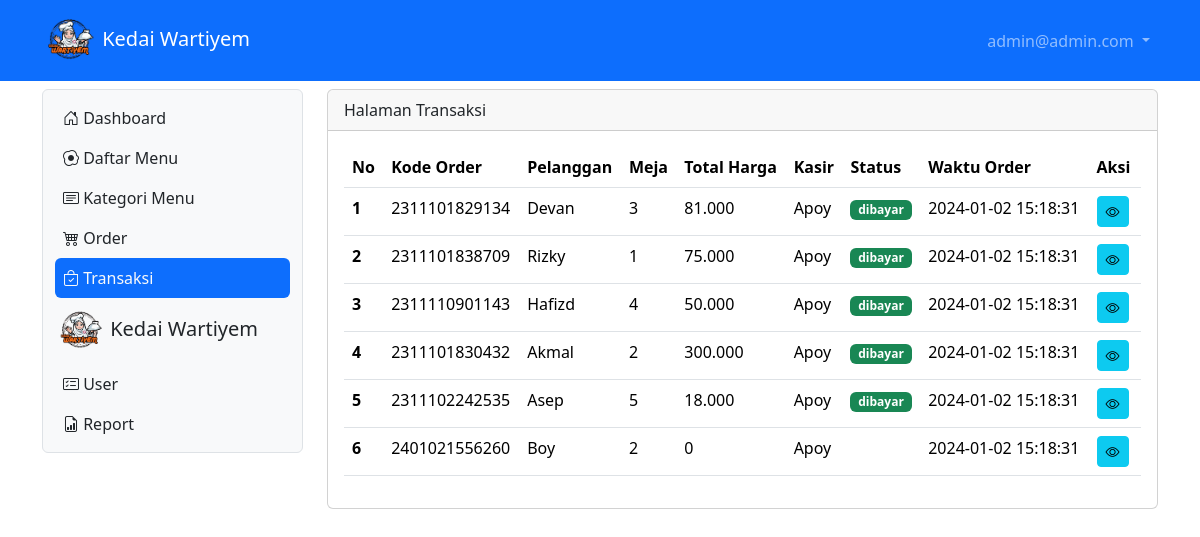
The page /app/transaksi (signed in) on the database its author committed.
### tables this page shows
CREATE TABLE `tb_user` (
  `id` int(11) NOT NULL,
  `Nama` varchar(200) DEFAULT NULL,
  `username` varchar(200) DEFAULT NULL,
  `password` varchar(200) DEFAULT NULL,
  `level` int(11) DEFAULT NULL,
  `No_Hp` varchar(15) DEFAULT NULL,
  `alamat` varchar(300) DEFAULT NULL
);

CREATE TABLE `tb_order` (
  `id_order` bigint(20) NOT NULL DEFAULT 0,
  `pelanggan` varchar(200) DEFAULT NULL,
  `meja` int(11) DEFAULT NULL,
  `pelayan` int(11) DEFAULT NULL,
  `waktu_order` timestamp NULL DEFAULT current_timestamp() ON UPDATE current_timestamp()
);

### app/Transaksi.php (the view, shortened to what this page needs)
<?php
include "../proses/connect.php";
$query = mysqli_query($conn, "SELECT tb_order.*,tb_bayar.*,nama, SUM(harga*jumlah) AS harganya FROM tb_order
    LEFT JOIN tb_user ON tb_user.id = tb_order.pelayan
    LEFT JOIN tb_list_order ON tb_list_order.kode_order = tb_order.id_order
    LEFT JOIN tb_daftar_menu ON tb_daftar_menu.id = tb_list_order.menu
    LEFT JOIN tb_bayar ON tb_bayar.id_bayar = tb_order.id_order
    GROUP BY id_order ORDER BY waktu_order DESC");
while ($record = mysqli_fetch_array($query)) {
    $result[] = $record;
}
?>
<div class="col-lg-9 mt-2">
    <div class="card">
        <div class="card-header">
            Halaman Transaksi
        </div>
        <div class="card-body">
        <?php
        if (empty($result)) {
            echo "Data menu makanan atau minuman tidak ada";
        } else {
                ?>
            <div class="table-responsive">
                <table class="table table-hover">
                    <thead>
                        <tr class="text-nowrap">
                            <th scope="col">No</th>
                            <th scope="col">Kode Order</th>
                            <th scope="col">Pelanggan</th>
                            <th scope="col">Meja</th>
                            <th scope="col">Total Harga</th>
                            <th scope="col">Kasir</th>
                            <th scope="col">Status</th>
                            <th scope="col">Waktu Order</th>
                            <th scope="col">Aksi</th>
                        </tr>
                    </thead>
                    <tbody>
                        <?php
                        $no = 1;
                        foreach ($result as $row) {
                        ?>
                            <tr>
                                <th scope="row"><?php echo $no++ ?></th>
                                <td>
                                    <?php echo $row['id_order'] ?>
                                </td>
            </div>
            <td>
                <?php echo $row['pelanggan'] ?>
            </td>
            <td>
                <?php echo $row['meja'] ?>
            </td>
            <td>
                <?php echo number_format((int)$row['harganya'],0,',','.') ?>
            </td>
            <td>
                <?php echo $row['nama'] ?>
            </td>
            <td>
                <?php echo (!empty($row['id_bayar'])) ? "<span class='badge text-bg-success'>dibayar</span>" : "" ; ?>
            </td>
            <td>
                <?php echo $row['waktu_order'] ?>
            </td>
            <td>
                <div class="d-flex">
                    <a class="btn btn-info btn-sm me-1" href="./?x=orderitem&order=<?php echo $row['id_order'] . "&meja=" . $row['meja'] . "&pelanggan=" . $row['pelanggan'] ?>"><i class="bi bi-eye"></i></a>
                </div>
            </td>
        <?php
                        }
        ?>
<?php
        }
?>

### app/index.php (shortened to what this page needs)
<?php
if(isset($_GET['x']) && $_GET['x']=='dashboard'){
    $page = "Dashboard.php";
    include "main.php";
}elseif(isset($_GET['x']) && $_GET['x']=='transaksi'){
    if($_SESSION['level_kedai']==1 || $_SESSION['level_kedai']==2 || $_SESSION['level_kedai']==3) {
    include "main.php";
}else{
    $page = "Dashboard.php";
    include "main.php";
}
}elseif(isset($_GET['x']) && $_GET['x']=='login'){
    include "login.php";
}elseif(isset($_GET['x']) && $_GET['x']=='logout'){
    include "../proses/proses_logout.php";
}else{
    $page = "Dashboard.php";
    include "main.php";
}
?>

### app/main.php (shortened to what this page needs)
<?php
    include "../proses/connect.php";
    $query = mysqli_query($conn, "SELECT * FROM tb_user WHERE username = '$_SESSION[username_kedai]'");
    $hasil = mysqli_fetch_array($query);
?>
<!doctype html>
<html lang="en">
<head>
    <link href="https://cdn.jsdelivr.net/npm/bootstrap@5.3.2/dist/css/bootstrap.min.css" rel="stylesheet">
    <link rel="stylesheet" href="https://cdn.jsdelivr.net/npm/bootstrap-icons@1.11.1/font/bootstrap-icons.css">
</head>
<body>
    <?php include "header.php"; ?>
    <div class="container-lg">
        <div class="row mb-5">
            <?php include "sidebar.php"; ?>
                <?php
                    include $page;
                ?>
</body>
</html>

### app/Header.php (shortened to what this page needs)
<?php
include "../proses/connect.php";
$query = mysqli_query($conn, "SELECT * FROM tb_user WHERE username='$_SESSION[username_kedai]'");
?>
<nav class="navbar navbar-expand navbar-dark bg-primary sticky-top">
    <div class="container-lg">
        <a class="navbar-brand" href="."><img src="../img/logo1.png" alt="logo aplikasi" width="55px"> Kedai Wartiyem</a>
        <div class="collapse navbar-collapse justify-content-end" id="navbarNavDropdown">
            <ul class="navbar-nav">
                <li class="nav-item dropdown">
                    <a class="nav-link dropdown-toggle" href="#" role="button" data-bs-toggle="dropdown"
                        aria-expanded="false">
                        <?php echo $hasil['username']; ?>
                    </a>
                </li>
            </ul>
        </div>
    </div>
</nav>

### app/Sidebar.php (shortened to what this page needs)
<div class="col-lg-3">
    <nav class="navbar navbar-expand-lg bg-light rounded border mt-2">
        <div class="container-fluid">
            <div class="offcanvas offcanvas-start" tabindex="-1" id="offcanvasNavbar"
                aria-labelledby="offcanvasNavbarLabel" style="width: 250px;">
                <div class="offcanvas-body">
                    <ul class="navbar-nav nav-pills flex-column justify-content-end flex-grow-1">
                        <li class="nav-item">
                            <a class="nav-link ps-2 <?php echo ((isset($_GET['x']) && $_GET['x'] == 'dashboard') || !isset($_GET['x'])) ? 'active link-light' : 'link-dark'; ?> "
                                aria-current="page" href="dashboard"><i class="bi bi-house-door"></i> Dashboard</a>
                        </li>
                        <?php if ($hasil['level'] == 1 || $hasil['level'] == 2 || $hasil['level'] == 3) { ?>
                            <li class="nav-item">
                                <a class="nav-link  ps-2 <?php echo (isset($_GET['x']) && $_GET['x'] == 'menu') ? 'active link-light' : 'link-dark'; ?>"
                                    href="menu"><i class="bi bi-egg-fried"></i> Daftar Menu</a>
                            </li>
                        <?php } ?>
                        <?php if ($hasil['level'] == 1 || $hasil['level'] == 2 ) { ?>
                            <li class="nav-item">
                                <a class="nav-link  ps-2 <?php echo (isset($_GET['x']) && $_GET['x'] == 'kategori') ? 'active link-light' : 'link-dark'; ?>"
                                    href="kategori"><i class="bi bi-card-text"></i> Kategori Menu</a>
                            </li>
                        <?php } ?>
                        <?php if ($hasil['level'] == 1 || $hasil['level'] == 3) { ?>
                            <li class="nav-item">
                                <a class="nav-link  ps-2 <?php echo (isset($_GET['x']) && $_GET['x'] == 'order') ? 'active link-light' : 'link-dark'; ?>"
                                    href="order"><i class="bi bi-cart4"></i> Order</a>
                            </li>
                        <?php } ?>
                        <?php if ($hasil['level'] == 1 || $hasil['level'] == 2 || $hasil['level'] == 3) { ?>
                            <li class="nav-item">
                                <a class="nav-link  ps-2 <?php echo (isset($_GET['x']) && $_GET['x'] == 'transaksi') ? 'active link-light' : 'link-dark'; ?>"
                                    href="transaksi"><i class="bi bi-bag-check"></i> Transaksi</a>
                            </li>
                        <?php } ?>
                        <h5 class="pt-2"><img src="../img/logo1.png" alt="logo kedai wariyem" width="50px"> Kedai
                        Wartiyem</h5>
                        <?php if ($hasil['level'] == 1 ) { ?>
                            <li class="nav-item">
                                <a class="nav-link  ps-2 <?php echo (isset($_GET['x']) && $_GET['x'] == 'user') ? 'active link-light' : 'link-dark'; ?>"
                                    href="user"><i class="bi bi-card-checklist"></i> User</a>
                            </li>
                        <?php } ?>
                        <?php if ($hasil['level'] == 1 || $hasil['level'] == 2 || $hasil['level'] == 3) { ?>
                            <li class="nav-item">
                                <a class="nav-link  ps-2 <?php echo (isset($_GET['x']) && $_GET['x'] == 'report') ? 'active link-light' : 'link-dark'; ?>"
                                    href="report"><i class="bi bi-file-earmark-bar-graph"></i> Report</a>
                            </li>
                        <?php } ?>
                    </ul>
                </div>
            </div>
        </div>
    </nav>
</div>

### rows shown on the page
tb_user: username "admin@admin.com"
tb_order: id_order "2311101829134", pelanggan "Devan", meja "3", harganya "81.000", pelayan.Nama "Apoy", shows "dibayar", waktu_order "2024-01-02 15:18:31"
tb_order: id_order "2311101838709", pelanggan "Rizky", meja "1", harganya "75.000", pelayan.Nama "Apoy", shows "dibayar", waktu_order "2024-01-02 15:18:31"
tb_order: id_order "2311110901143", pelanggan "Hafizd", meja "4", harganya "50.000", pelayan.Nama "Apoy", shows "dibayar", waktu_order "2024-01-02 15:18:31"
tb_order: id_order "2311101830432", pelanggan "Akmal", meja "2", harganya "300.000", pelayan.Nama "Apoy", shows "dibayar", waktu_order "2024-01-02 15:18:31"
tb_order: id_order "2311102242535", pelanggan "Asep", meja "5", harganya "18.000", pelayan.Nama "Apoy", shows "dibayar", waktu_order "2024-01-02 15:18:31"
tb_order: id_order "2401021556260", pelanggan "Boy", meja "2", harganya "0", pelayan.Nama "Apoy", waktu_order "2024-01-02 15:18:31"
